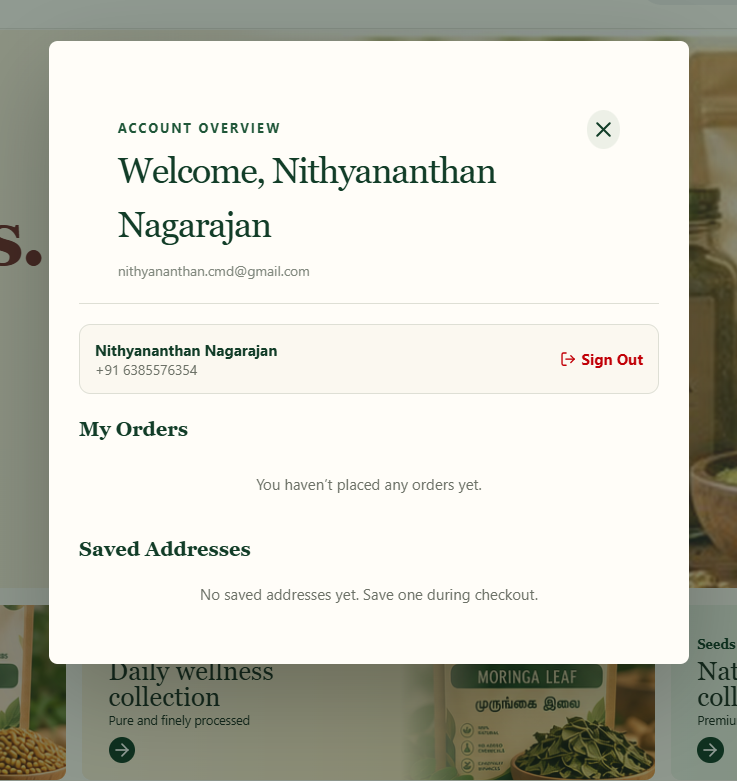
#> input picture pdf_images/page_2_img_2_X14.png, 737 x 781 px, found by its file name
$ python inspect_inner_map.py
#> lines starting #> are read from the running program, lines starting #| are printed output that depends on the picture
from PIL import Image
import numpy as np

im = Image.open("pdf_images/page_2_img_2_X14.png")
#> im is the input picture: PIL image 737x781 RGB; mean R, G, B 207.7, 207.4, 197.3
# Let's inspect what colors exist in the inner region
inner = im.crop((50, 50, 680, 730))
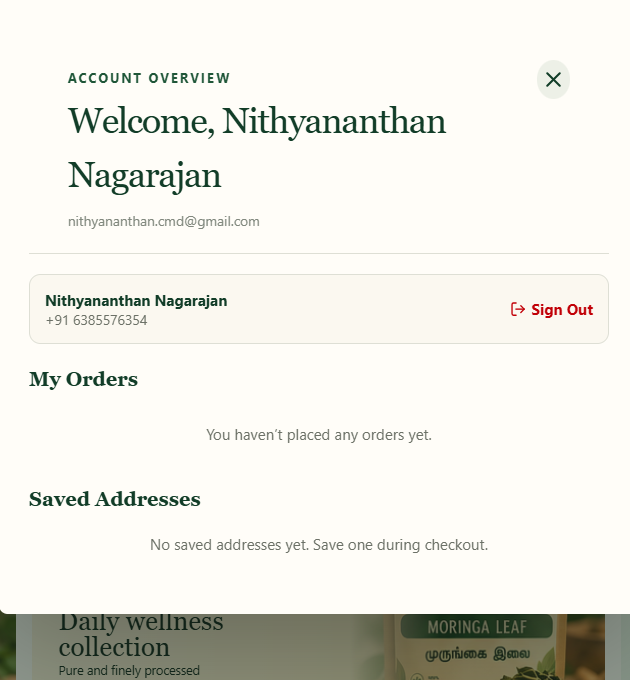
#> inner: PIL image 630x680 RGB; mean R, G, B 234.9, 233.9, 226.7
arr = np.array(inner)
# Print common RGB colors in the inner area
import collections
pixels = [tuple(p) for p in arr.reshape(-1, 3)]
#> pixels = 428400 items
counts = collections.Counter(pixels).most_common(20)
#> counts = 20 items
for col, cnt in counts:
    print(col, cnt)
#> this loop made 20 passes
#> (col, cnt) on passes 1 to 12: ((255, 253, 248), 331220), ((251, 248, 240), 36785), ((18, 61, 40), 3303), ((222, 223, 213), 1792), ((237, 240, 231), 824), ((203, 203, 196), 394), ((108, 113, 103), 391), ((238, 237, 231), 345), ((138, 142, 133), 318), ((246, 245, 239), 316), ((31, 86, 56), 274), ((123, 127, 118), 273)
#| (255, 253, 248) 331220
#| (251, 248, 240) 36785
#| (18, 61, 40) 3303
#| (222, 223, 213) 1792
#| (237, 240, 231) 824
#| (203, 203, 196) 394
#| (108, 113, 103) 391
#| (238, 237, 231) 345
#> (further printed lines are left out)

$ run again, with pdf_images/page_10_img_1_X43.png copied over pdf_images/page_2_img_2_X14.png
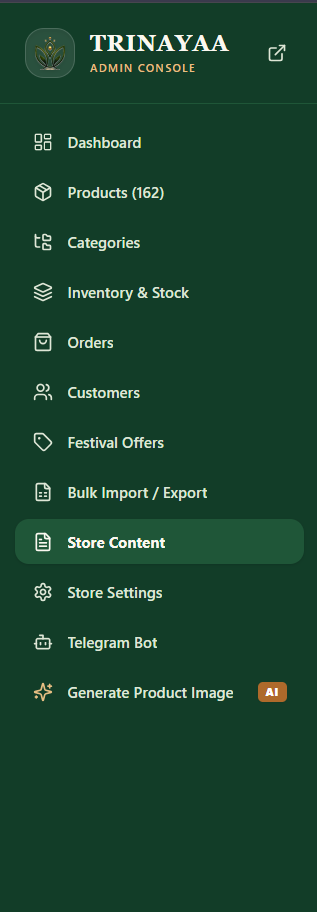
#> input picture pdf_images/page_10_img_1_X43.png, 317 x 912 px, found by its file name
#> im is the input picture: PIL image 317x912 RGB; mean R, G, B 25.1, 67.2, 45.8
#> `inner = im.crop((50, 50, 680, 730))`:
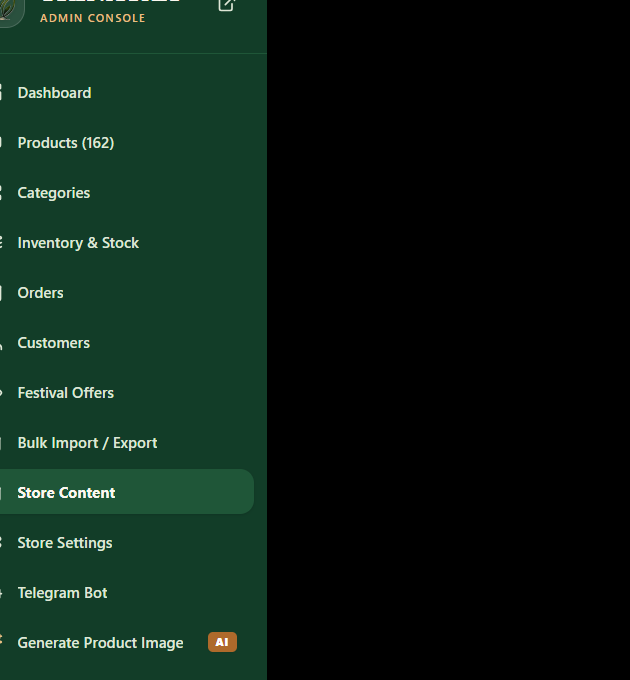
#> inner: PIL image 630x680 RGB; mean R, G, B 11, 28.9, 19.7
#> pixels = 428400 items
#> counts = 20 items
#> the loop `for col, cnt in counts:` made 20 passes
#> (col, cnt) on passes 1 to 8: ((0, 0, 0), 246840), ((18, 61, 40), 158815), ((31, 86, 56), 10944), ((223, 231, 215), 895), ((18, 60, 39), 594), ((18, 60, 40), 529), ((174, 106, 43), 453), ((251, 248, 240), 320)
#> (printed output is left out)

$ run again, with pdf_images/page_11_img_1_X46.png copied over pdf_images/page_2_img_2_X14.png
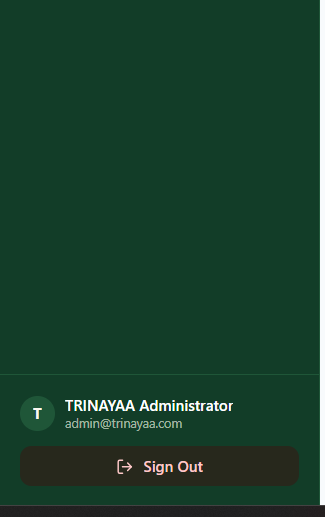
#> input picture pdf_images/page_11_img_1_X46.png, 325 x 517 px, found by its file name
#> im is the input picture: PIL image 325x517 RGB; mean R, G, B 25.3, 63.7, 44.2
#> `inner = im.crop((50, 50, 680, 730))`:
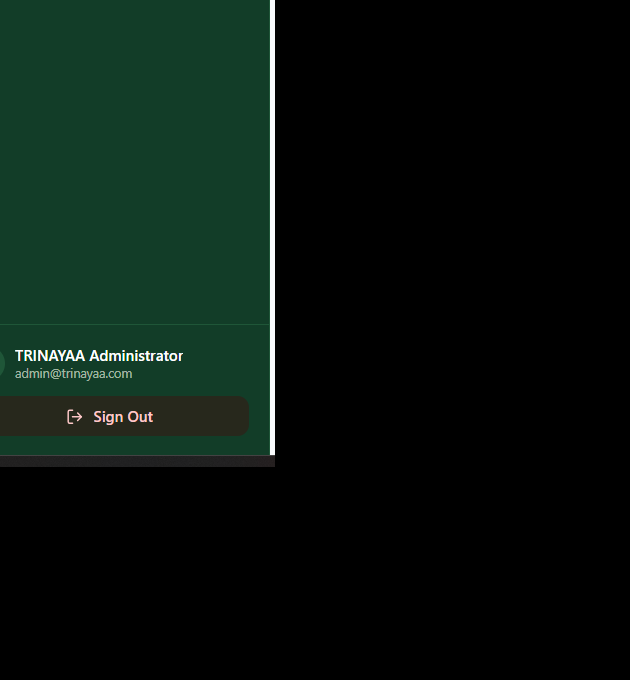
#> inner: PIL image 630x680 RGB; mean R, G, B 8, 19.3, 13.5
#> pixels = 428400 items
#> counts = 20 items
#> the loop `for col, cnt in counts:` made 20 passes
#> (col, cnt) on passes 1 to 8: ((0, 0, 0), 299975), ((18, 61, 40), 110295), ((39, 40, 28), 9381), ((248, 250, 252), 2275), ((31, 86, 56), 793), ((33, 33, 33), 339), ((32, 32, 32), 315), ((32, 32, 33), 294)
#> (printed output is left out)
